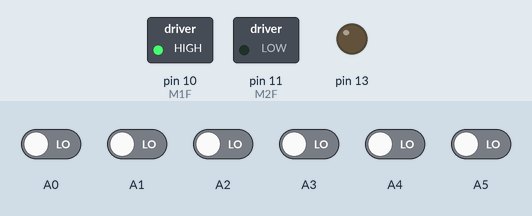
Simulated run of this sketch. Board: Arduino Nano, built with avr-gcc and run on an emulated ATmega328P. Parts: switched loads named in the sketch (green lamp = pin HIGH), output pins drawn as LEDs (lit = HIGH). The inputs (shaded band) are chosen by the test bench; at power-on: A0–5 LOW.

Above: at 6.7 s.
6.8 s: A2 driven HIGH
At 8.0 s:
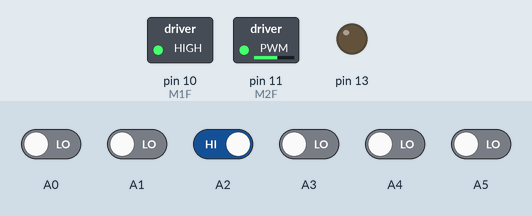
9.1 s: A5 driven HIGH
At 11.1 s:
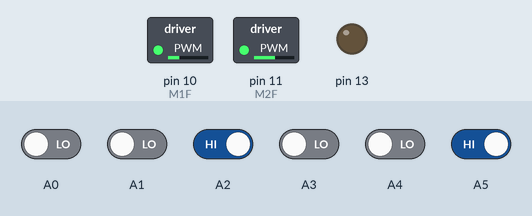
12.1 s: A0 driven HIGH
At 12.8 s:
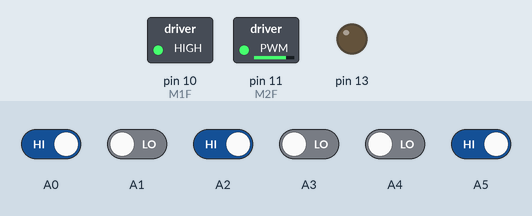
13.6 s: A1 driven HIGH
At 15.1 s:
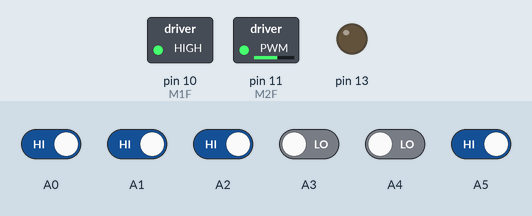
15.4 s: A3 driven HIGH
At 16.6 s:
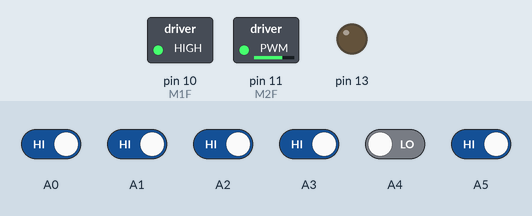
16.9 s: A0 driven LOW
At 17.7 s:
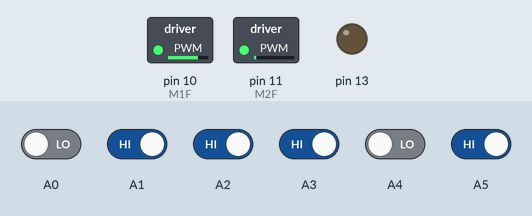
Timing chart, 0 to 19.4 s (numbered marks = the images above; inputs shaded):
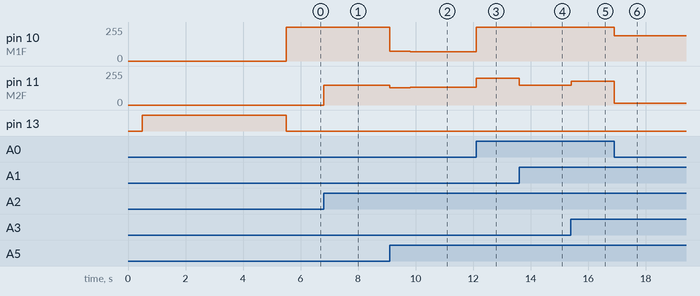

The sketch:

SegueTrilha.ino
```cpp
#include <QTRSensors.h>
#include <PID_v1.h>

#define NUM_SENSORS   8     // number of sensors used
#define TIMEOUT       2500  // waits for 2500 microseconds for sensor outputs to go low
#define M1F 10 //pra frente com roda 1
#define M1T 9 // pra trás com roda 1
#define M2F 11  //pra frente com roda 2
#define M2T 3   // pra trás com roda 2
#define velocidade 230
#define vel_calibracao 135
#define Calibracao 2
#define Rodar 4

unsigned long interval=400; // the time we need to wait
unsigned long previousMillis=0; // millis() returns an unsigned long.
unsigned long previousMillis2=0; // millis() returns an unsigned long.
int Motor1[2] = {M1F,M1T};
int Motor2[2] = {M2F,M2T};
  int m1=1;
  int m2=2;
  int buff;
int calibrador=0;
int fator=20;


//Configurando sensor
QTRSensorsRC qtrrc((unsigned char[]) {A0,A1,A2,A3,A4,A5,A6,A7},
  NUM_SENSORS, TIMEOUT);
//======================================
unsigned int sensorValues[NUM_SENSORS];
//======================================
//Variaveis que vamos usar.
double Setpoint, Input, Output;
//======================================
//Ganhos e configuração do PID

double Kp = 0.16;//0,075  0,09  //0,1
double Ki=0.0015;//0
double Kd=0.20;//0,0024  0,002 0,0036//0,0036

//kp = 0.1 ki =0.001 kd = 0.002

//velocidade 90 => kp =0.075 ki =0 kd=0.002
//adaptativo => velocidade 200, kpaggr=0.17,kiaggr=0,kdaggr=0.0055 kpsuave =0.1 kisuave = 0, kdsuave=0.004
PID superPID(&Input, &Output, &Setpoint, Kp, Ki, Kd, DIRECT);
//======================================

void setup() {
  //pinMode(2,INPUT); // Botao Calibração
  //pinMode(4,INPUT); //Botão Rodar o Carro
 // Serial.begin(9600);
   /*if(digitalRead(Calibracao)==HIGH)
 {*/
  int x=0;
  delay(500);
  pinMode(13, OUTPUT);
  digitalWrite(13, HIGH);    // turn on Arduino's LED to indicate we are in calibration mode
  for (int i = 0; i < 200; i++)  // make the calibration take about 10 seconds
  {
    qtrrc.calibrate();       // reads all sensors 10 times at 2500 us per read (i.e. ~25 ms per call
 //   calibracao(i,calibrador,fator);


  }
    digitalWrite(13, LOW);    // turn off Arduino's LED to indicate we are in calibration mode
 //}
  unsigned int position = qtrrc.readLine(sensorValues);
  //Pega posição como Double pro PID
  Input = position;
  //Determina SetPoint
  Setpoint = 2500;
  //Define range na saída do controlador
  superPID.SetOutputLimits(-velocidade,velocidade);
  //Determina tempo de execução do PID - 10ms ou 100 execuções por segundo
  superPID.SetSampleTime(1); //em ms
  //Liga o PID
  superPID.SetMode(AUTOMATIC);
  superPID.SetTunings(Kp,Ki,Kd);
}

void loop() {
    unsigned int position = qtrrc.readLine(sensorValues);
    Input = position;

    //Serial.println(Output);
    //delay(100);


    superPID.Compute();


    if(Output>2500)
    {

      analogWrite(M1F,velocidade-Output);
      analogWrite(M2F,velocidade+Output);

    }
    else if(Output<2500)
    {
      analogWrite(M1F,velocidade+Output);
      analogWrite(M2F,velocidade-Output);

    }
    else
    {
      analogWrite(M1F,velocidade);
      analogWrite(M2F,velocidade);
    }


 //  unsigned long currentMillis = millis(); // grab current time

 // check if "interval" time has passed (1000 milliseconds)
 /*
 if ((unsigned long)(currentMillis - previousMillis) >= interval) {
  analogWrite(Motor1[m1],vel_calibracao);
       analogWrite(Motor2[m2],vel_calibracao);
   Serial.print(Output);
   Serial.print("  ");
   Serial.println(Input);

   // save the "current" time
   previousMillis = millis();
 }
    */
}

void calibracao(int i,int fator,int calibrador){

   Serial.println(m1);
  if(i<20){
       analogWrite(M1F,vel_calibracao);
       analogWrite(M2T,vel_calibracao);
       analogWrite(M1T,0);
       analogWrite(M2F,0);
}
else if(i>=20&& i<40){
       analogWrite(M1T,0);
       analogWrite(M2F,0);
       analogWrite(M1F,vel_calibracao);
       analogWrite(M2T,vel_calibracao);


}
else if(i>=40 && i<60){
         analogWrite(M1T,0);
       analogWrite(M2F,0);
       analogWrite(M1F,vel_calibracao);
       analogWrite(M2T,vel_calibracao);

}
else if(i>=60&& i<80){
       analogWrite(M1T,0);
       analogWrite(M2F,0);
       analogWrite(M1F,vel_calibracao);
       analogWrite(M2T,vel_calibracao);

}
else if(i>=80 && i<100){
         analogWrite(M1T,0);
       analogWrite(M2F,0);
       analogWrite(M1F,vel_calibracao);
       analogWrite(M2T,vel_calibracao);

}
else if(i>=100&& i<120){
       analogWrite(M1T,0);
       analogWrite(M2F,0);
       analogWrite(M1F,vel_calibracao);
       analogWrite(M2T,vel_calibracao);

}
else if(i>=120 && i<140){
         analogWrite(M1T,0);
       analogWrite(M2F,0);
       analogWrite(M1F,vel_calibracao);
       analogWrite(M2T,vel_calibracao);

}
else if(i>=140&& i<160){
       analogWrite(M1T,0);
       analogWrite(M2F,0);
       analogWrite(M1F,vel_calibracao);
       analogWrite(M2T,vel_calibracao);
}
else if(i>=160 && i<180){
         analogWrite(M1T,0);
       analogWrite(M2F,0);
       analogWrite(M1F,vel_calibracao);
       analogWrite(M2T,vel_calibracao);

}
else if(i>=180 && i<199){
       analogWrite(M1T,0);
       analogWrite(M2F,0);
       analogWrite(M1F,vel_calibracao);
       analogWrite(M2T,vel_calibracao);
}
else{
        analogWrite(M1T,0);
       analogWrite(M2F,0);
       analogWrite(M1F,0);
       analogWrite(M2T,0);
}
}
```

Measured:
- after the input at 6.8 s, pin 11 (M2F): 0/255 → 148/255 at once, → 147/255 0.89 s later
- after the input at 9.1 s, pin 10 (M1F): 255/255 → 72/255 at once, → 71/255 0.70 s later, → 70/255 1.9 s later; pin 11 (M2F): 147/255 → 131/255 at once, → 132/255 0.70 s later, → 133/255 1.9 s later
- after the input at 12.1 s, pin 10 (M1F): 70/255 → 255/255 at once; pin 11 (M2F): 133/255 → 202/255 at once
- after the input at 13.6 s, pin 11 (M2F): 202/255 → 149/255 at once, → 148/255 0.36 s later
- after the input at 15.4 s, pin 11 (M2F): 148/255 → 180/255 at once
- after the input at 16.9 s, pin 10 (M1F): 255/255 → 191/255 at once; pin 11 (M2F): 180/255 → 12/255 at once
